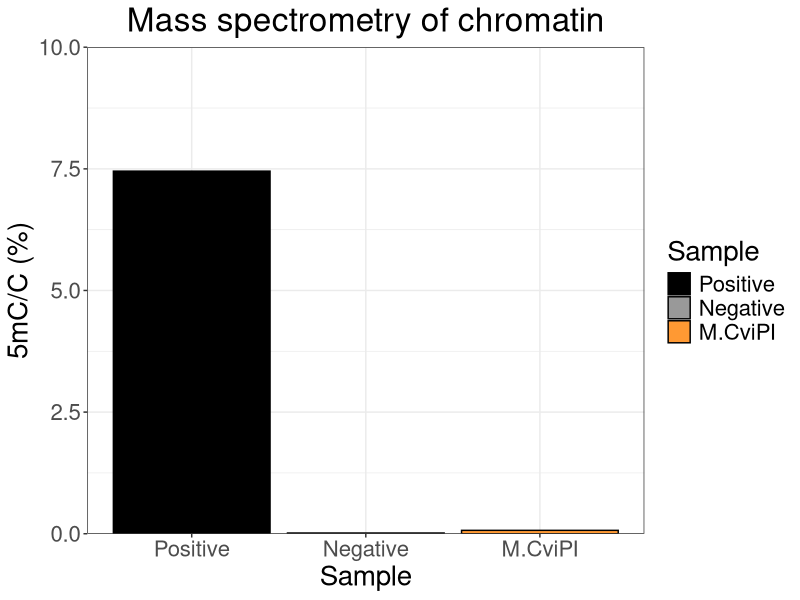
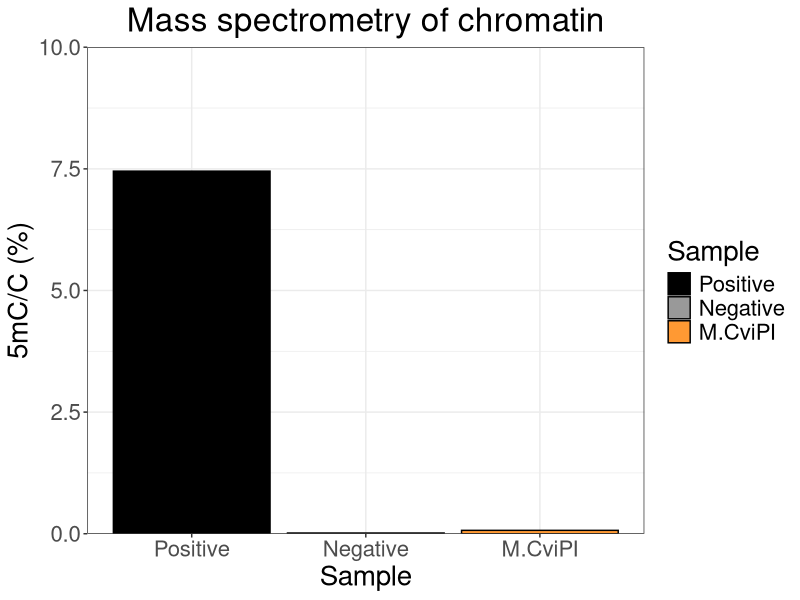

The R source for these figures, in order:
# Script to plot 5mC mass spec data
# Written by Heather Jeffery
# 23rd December 2020

library(ggplot2)
library(dplyr)

setwd("~/Documents/PhD/")

data <- data.frame(c("Positive", "Negative","M.CviPI"), 
                   c(7.453335, 0.014698, 0.069951))
colnames(data) <- c("Sample", "Methylation")
data$Sample <- factor(data$Sample, levels = data$Sample)
print(data)

p <- ggplot(data, aes(x = Sample, y =Methylation, fill = Sample)) + 
  geom_bar(stat="identity", position=position_dodge(), colour = "black") +
  scale_fill_manual(values = c("#000000", "#999999", "#FF9933")) + 
  labs(title = "Mass spectrometry of chromatin", x = "Sample", y = "5mC/C (%)") +
  scale_y_continuous(expand = c(0,0), limits = c(0, 10)) +
  theme_bw() + 
  theme(plot.title = element_text(hjust = 0.5)) + 
  theme(text = element_text(size = 20))

print(p) 
ggsave("5mC_mass_spec.png", width = 9)